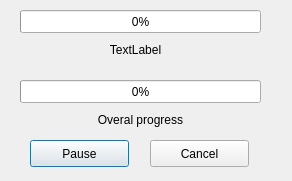
<?xml version="1.0" encoding="UTF-8"?>
<ui version="4.0">
 <class>Dialog</class>
 <widget class="QDialog" name="Dialog">
  <property name="geometry">
   <rect>
    <x>0</x>
    <y>0</y>
    <width>292</width>
    <height>181</height>
   </rect>
  </property>
  <property name="windowTitle">
   <string>Importing SRTM DEM</string>
  </property>
  <property name="modal">
   <bool>true</bool>
  </property>
  <widget class="QProgressBar" name="current_progress">
   <property name="geometry">
    <rect>
     <x>20</x>
     <y>10</y>
     <width>241</width>
     <height>23</height>
    </rect>
   </property>
   <property name="value">
    <number>0</number>
   </property>
  </widget>
  <widget class="QProgressBar" name="overall_progress">
   <property name="geometry">
    <rect>
     <x>20</x>
     <y>80</y>
     <width>241</width>
     <height>23</height>
    </rect>
   </property>
   <property name="value">
    <number>0</number>
   </property>
  </widget>
  <widget class="QPushButton" name="pause">
   <property name="geometry">
    <rect>
     <x>30</x>
     <y>140</y>
     <width>99</width>
     <height>27</height>
    </rect>
   </property>
   <property name="text">
    <string>Pause</string>
   </property>
  </widget>
  <widget class="QPushButton" name="cancel">
   <property name="geometry">
    <rect>
     <x>150</x>
     <y>140</y>
     <width>99</width>
     <height>27</height>
    </rect>
   </property>
   <property name="text">
    <string>Cancel</string>
   </property>
  </widget>
  <widget class="QLabel" name="current_label">
   <property name="geometry">
    <rect>
     <x>20</x>
     <y>40</y>
     <width>231</width>
     <height>20</height>
    </rect>
   </property>
   <property name="text">
    <string>TextLabel</string>
   </property>
   <property name="alignment">
    <set>Qt::AlignCenter</set>
   </property>
  </widget>
  <widget class="QLabel" name="overall_label">
   <property name="geometry">
    <rect>
     <x>30</x>
     <y>110</y>
     <width>221</width>
     <height>20</height>
    </rect>
   </property>
   <property name="text">
    <string>Overal progress</string>
   </property>
   <property name="alignment">
    <set>Qt::AlignCenter</set>
   </property>
  </widget>
 </widget>
 <resources/>
 <connections>
  <connection>
   <sender>cancel</sender>
   <signal>clicked()</signal>
   <receiver>Dialog</receiver>
   <slot>on_cancel()</slot>
   <hints>
    <hint type="sourcelabel">
     <x>199</x>
     <y>153</y>
    </hint>
    <hint type="destinationlabel">
     <x>145</x>
     <y>90</y>
    </hint>
   </hints>
  </connection>
 </connections>
 <slots>
  <signal>canceled()</signal>
  <slot>on_cancel()</slot>
 </slots>
</ui>
